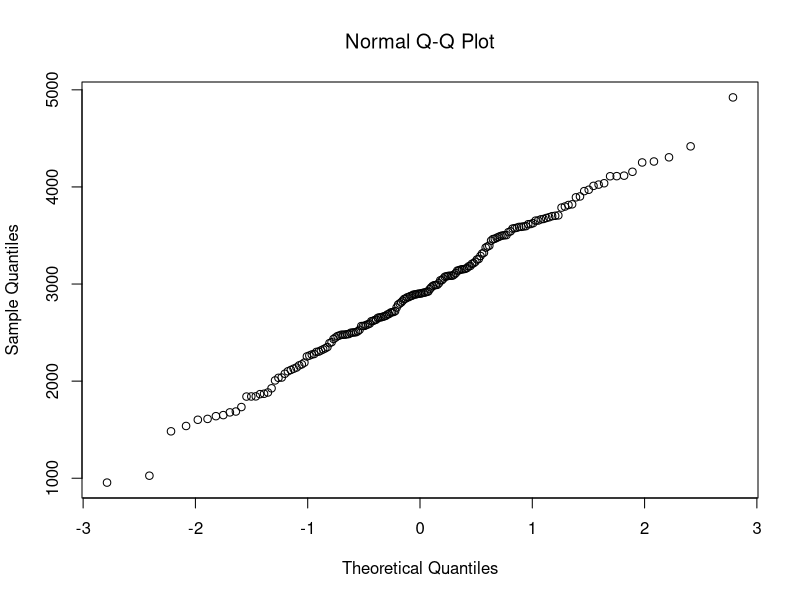
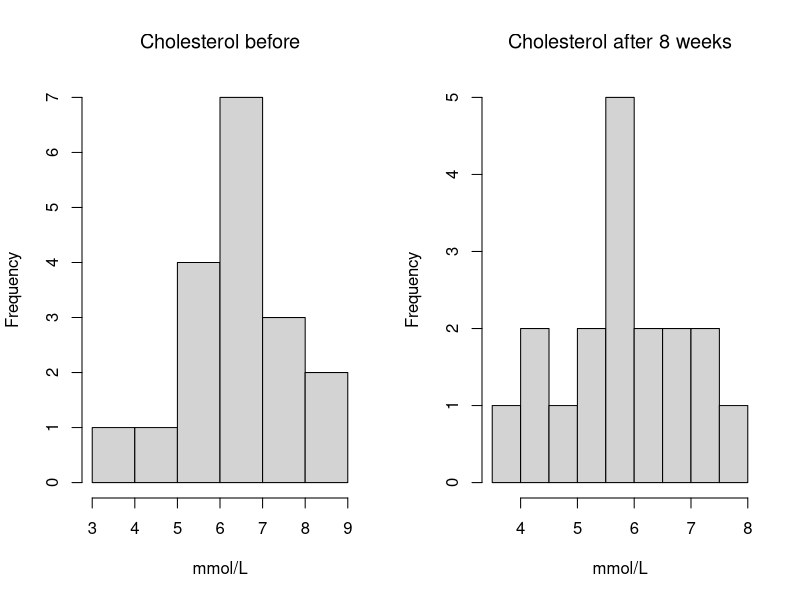
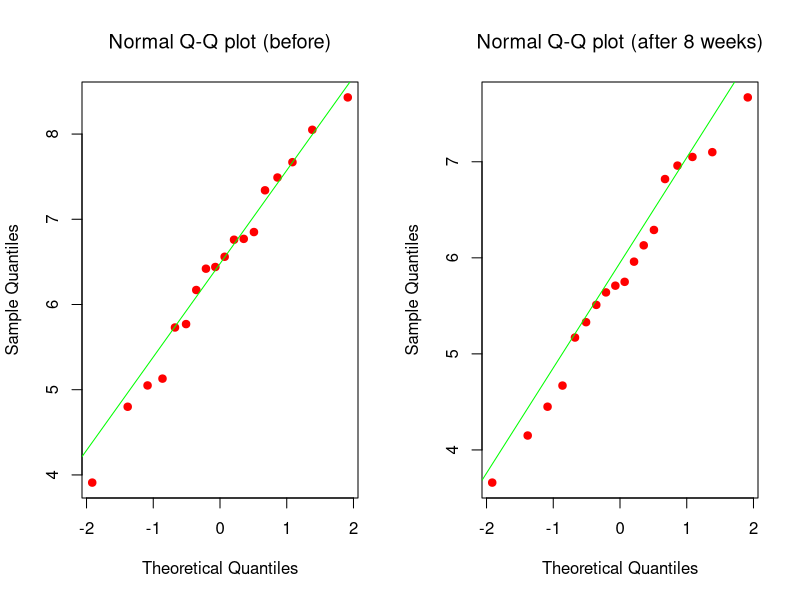
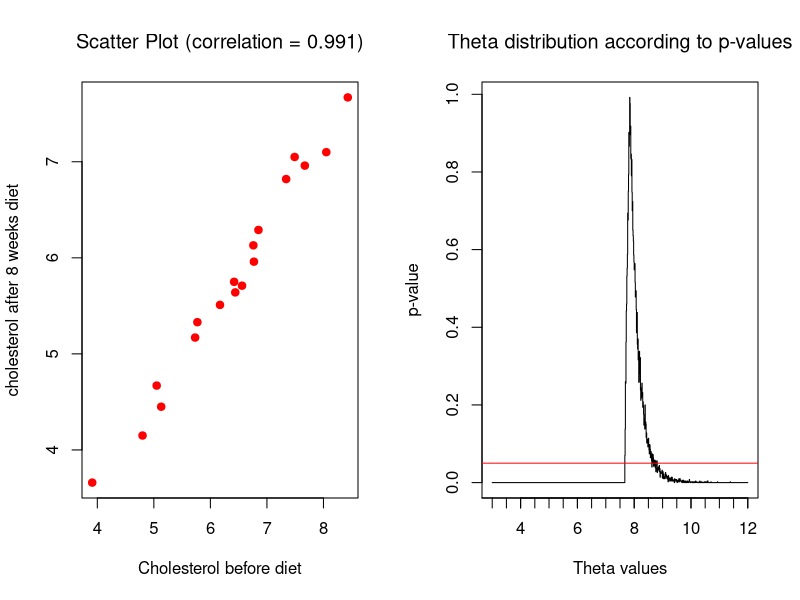
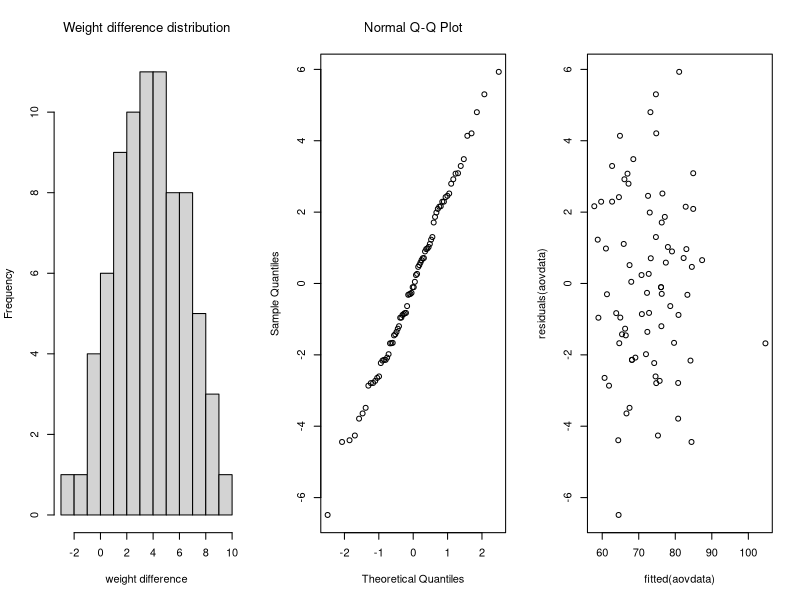
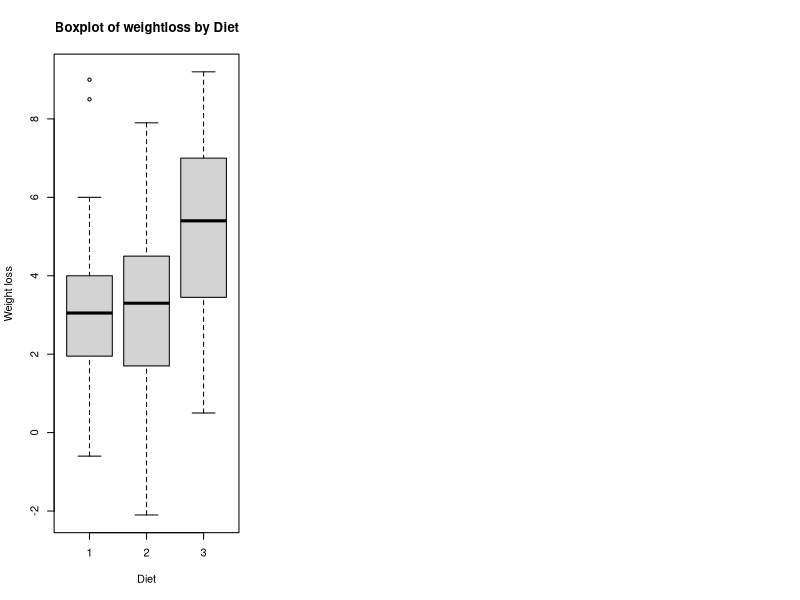
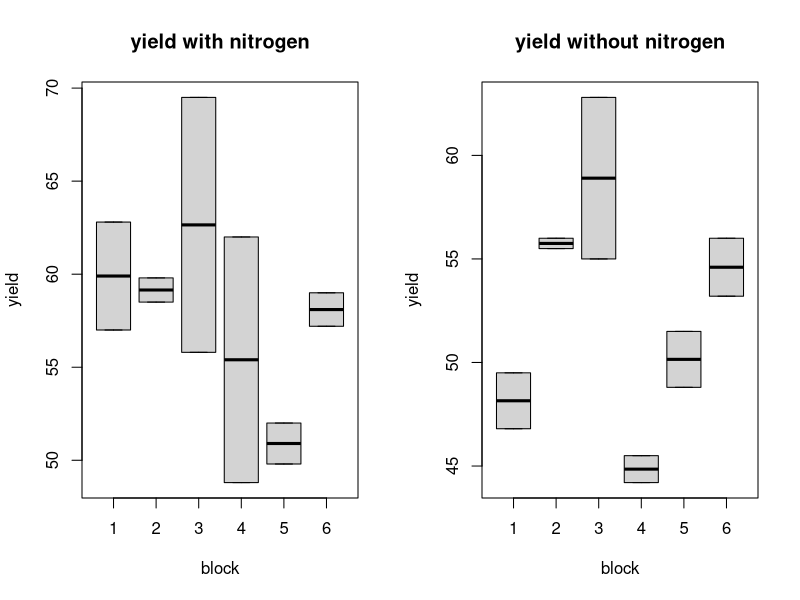
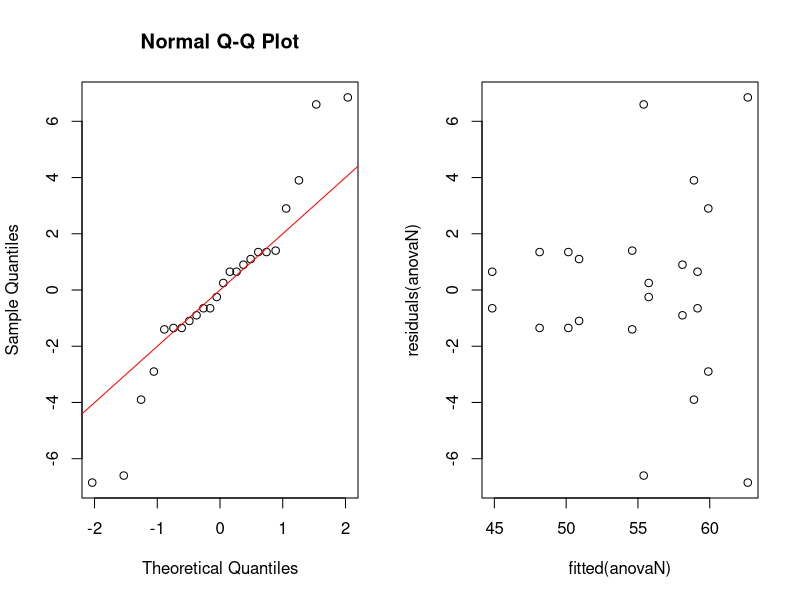

Reproduce these figures in R, in order.
## ---- chunk 1
knitr::opts_chunk$set(echo = TRUE)
## ---- chunk 2
  options(digits=4)
## ---- chunk 3
  df <- read.csv('Data/birthweight.txt')
  shapiro.test(df$birthweight)[2]
  qqnorm(df$birthweight, font.main=10)
## ---- chunk 4

  options(digits=3)
## ---- chunk 5
  n = nrow(df)
  mu = mean(df$birthweight)
  s = sd(df$birthweight)
  z_98p = 2.05
  m = z_98p*s/sqrt(n) # m = 1.96s/sqrt(n)
  bounded_CI = c(mu - m, mu + m); bounded_CI
## ---- chunk 6
  options(digits=6)
## ---- chunk 7
get_m = function(n) {
  s = sd(df$birthweight)
  z_98p = 2.05 # value from z score table for 98th percentile
  m = z_98p*s/sqrt(n)
  
  return(m)
}

for (sample_size in 1:1000) {
  lower_bound = mu - get_m(sample_size)
  upper_bound = mu + get_m(sample_size)
  CI_length = upper_bound - lower_bound
  if (CI_length <= 100) {
    break
  }
}
sample_size

# bootstrap 96%-CI:
B = 1000
Tstar = 1:B
for (i in 1:B){
  Xstar = sample(df$birthweight, replace=TRUE)
  Tstar[i] = mean(Xstar)
}
Tstar20 = quantile(Tstar, 0.020)
Tstar980 = quantile(Tstar, 0.980)
sum(Tstar<Tstar20)
## ---- chunk 8
  options(digits=8)
bootstrap_CI = c(2*mu-Tstar980,2*mu-Tstar20)
bootstrap_CI
## ---- chunk 9
t.test(df$birthweight, mu=2800, alt="g")
## ---- chunk 10
  options(digits=4)
## ---- chunk 11
# sign test
p_value = binom.test(sum(df$birthweight > 2800), length(df$birthweight), alt='g')[3]
## ---- chunk 12
sprintf(p_value, fmt = '%#.4f') 
## ---- chunk 13
B = 1000
psign = numeric(B)
pttest = numeric(B)
n = 50
for(i in 1:B) {
  x = sample(df$birthweight, n)
  psign[i] = binom.test(sum(x>2800), n, alt='g')[[3]]
  pttest[i] = t.test(x, mu=2800, alt='g')[[3]]
}
power_sign = sum(psign<0.05)/B
power_ttest = sum(pttest<0.05)/B
## ---- chunk 14
  options(digits=6)
## ---- chunk 15
c(power_sign, power_ttest)
## ---- chunk 16
n = 100
p_lower = 0.25
sample_probabilities = numeric(n)
for(i in 1:n){
  x = sample(df$birthweight, n)
  sample_probabilities[i] = sum(x < 2600)/n
}
s = sd(sample_probabilities)
p_estimate = mean(sample_probabilities)
m = p_estimate - p_lower;m 
p_upper = p_estimate + m
c(p_lower, p_estimate, p_upper)

z_alpha = m/s;z_alpha#I think this is t-value, because we don't have population standart deviation, if it is z- than this test was done with 98% confidence
## ---- chunk 17
p_val = numeric(100)
for(i in 1:100) {
  males_u2600 = 34
  females_u2600 = 28
  males_a2600 = 61
  females_a2600 = 65
  under_2600 = df$birthweight[df$birthweight < 2600]
  above_2600 = df$birthweight[df$birthweight > 2600]
  under_2600
  samples_males_u2600_i = sample(1:length(under_2600), males_u2600)
  samples_males_u2600 = under_2600[samples_males_u2600_i]
  samples_females_u2600 = under_2600[-samples_males_u2600_i]
  samples_males_a2600_i = sample(1:length(above_2600), males_a2600)
  samples_males_a2600 = above_2600[samples_males_a2600_i]
  samples_females_a2600 = above_2600[-samples_males_a2600_i]
  
  samples_males = c(samples_males_a2600, samples_males_u2600)
  samples_females = c(samples_females_a2600, samples_females_u2600)
  p_val[i] = t.test(samples_males, samples_females)[[3]]
}
## ---- chunk 18
  options(digits=4)
## ---- chunk 19
mean(p_val)
## ---- chunk 20
male_less2600 = 34
female_less2600 = 28

male_above2600 = 61
female_above2600 = 65

gender_pr_test = binom.test(x=male_above2600+male_less2600, nrow(df))
proportions_test = prop.test(c(male_above2600, female_above2600),c(male_above2600+male_less2600,female_above2600+female_less2600))
paste("p-value for testing that probability to be born female/male is equal to 0.5:", round(gender_pr_test$p.value, 3))
paste("p-value for testing whether proportions of female and male birth weights above 2600 are equal:",round(proportions_test$p.value, 3))
## ---- chunk 21
df = read.csv('Data/cholesterol.txt', header = TRUE, sep = "")
par(mfrow=c(1,2))
hist(df$Before, main = 'Cholesterol before', xlab = 'mmol/L', font.main=10)
hist(df$After8weeks, main = 'Cholesterol after 8 weeks', xlab = 'mmol/L', font.main=10)
## ---- chunk 22
par(mfrow=c(1,2))
qqnorm(df$Before, col='red', pch=19, main="Normal Q-Q plot (before)", font.main=10)
qqline(df$Before, col='green')
qqnorm(df$After8weeks, col='red', pch=19, main="Normal Q-Q plot (after 8 weeks)", font.main=10)
qqline(df$After8weeks, col='green')
## ---- chunk 23
plot(df$Before, df$After8weeks, xlab = "Cholesterol before diet",
     ylab = "cholesterol after 8 weeks diet",
     main = paste("Scatter Plot (correlation = ", round(cor(df$Before,df$After8weeks), 3),
                  collapes=")", sep=""), col='red',pch = 19, font.main=10)
## ---- chunk 24
ttest = t.test(df$Before, df$After8weeks, alt='g', paired=TRUE)
print(paste("p-value of two-paired t-test: ",round(ttest$p.value,3)))
wilcox_test = wilcox.test(df$Before, df$After8weeks, alt='g',paired = TRUE)
print(paste("p-value of two-paired Wilcoxon signed rank test: ",round(wilcox_test$p.value,3)))
## ---- chunk 25
sample_maxs <- c()
n = 1000
for (i in 1:n){
  sample_maxs[i] = max(sample(df$After8weeks, nrow(df), replace=TRUE))
}
estimated_upper_limit = mean(sample_maxs)
cat("Estimated Theta:", estimated_upper_limit, "\n") 
cat("Confidence interval:", quantile(sample_maxs, probs=c(0.025,0.975 )))
## ---- chunk 26

theta = 3.00; t=max(df$After8weeks); counter = 1;B=1000;
tstar=numeric(B); p_values = c(); thetas = c();
while (theta <= 12) {
  for (i in 1:B){
    xstar = runif(n=nrow(df), min=3, max=theta)
    tstar[i]=max(xstar)
    }
  p_left=sum(tstar<t)/B; p_right=sum(tstar>t)/B;
  p_values[counter]= 2*min(p_left,p_right)
  thetas[counter] = theta
  counter = counter + 1
  theta = theta + 0.01 #increment theta by  0.01
}
plot(x=thetas, y = p_values, type = "S", xlab = "Theta values", ylab="p-value", main = "Theta distribution according to p-values", font.main=10)
axis(1,at=seq(0,12,0.5),labels=NA)
abline(a=0.05,b=0, col='red')

df_theta = data.frame(thetas,p_values)
df_theta = dplyr::filter(df_theta, p_values > 0.05)
interval <- c(min(df_theta$theta), max(df_theta$theta))

print(interval)

## ---- chunk 27
binom.test(sum(df$After8weeks > 6), nrow(df), alt='g')

binom.test(sum(df$After8weeks > 4.5), nrow(df), alt='g', p=0.25)
## ---- chunk 28
library(dplyr)
library(multcomp)
## ---- chunk 29
data <- read.csv("Data/diet.txt",header = TRUE, sep = "")
## ---- chunk 30
aovdata = lm(preweight~weight6weeks, data=data)
par(mfrow=c(1, 3))
hist(data$preweight - data$weight6weeks, breaks=10, font.main=10, main="Weight difference distribution", xlab="weight difference")
qqnorm(residuals(aovdata), font.main=10)
plot(fitted(aovdata),residuals(aovdata), font.main=10)

t.test(data$preweight, data$weight6weeks, paired=TRUE)
## ---- chunk 31
model_b <- aov(preweight - weight6weeks ~ diet, data=data)
summary(model_b)

boxplot((preweight-weight6weeks) ~ diet, data = data, xlab = "Diet", ylab = "Weight loss", main = "Boxplot of weightloss by Diet")
## ---- chunk 32
data$gender = as.factor(data$gender)
data$diet =  as.factor(data$diet)

model_c <- lm(preweight - weight6weeks ~ diet * gender, data = data)
anova(model_c)

## ---- chunk 33
diet_1 = filter(data, diet==1) 
diet_2 = filter(data, diet==2) 
diet_3 = filter(data, diet==3)

avg_loss_diet_1 = mean(diet_1$preweight) - mean(diet_1$weight6weeks)
avg_loss_diet_2 = mean(diet_2$preweight) - mean(diet_2$weight6weeks)
avg_loss_diet_3 = mean(diet_3$preweight) - mean(diet_3$weight6weeks)

diet_1_predicted = mean(diet_1$preweight) - avg_loss_diet_1; diet_1_predicted
diet_2_predicted = mean(diet_2$preweight) - avg_loss_diet_2; diet_2_predicted
diet_3_predicted = mean(diet_3$preweight) - avg_loss_diet_3; diet_3_predicted
## ---- chunk 34
I=6; J=3; N=2
rbind(rep(1:I,each=N*J),rep(1:J,N*I),sample(1:(N*I*J)))

#I think this is correct:
I=3; B=6; N=2
for (i in 1:B) print(sample(1:(N*I)))
#interpretation: rows correspond to blocks, columns correspond 2 repretitions of fertilizers (N,P,K,N,P,K), cells experimental units.

#For block 1 assign unit 3 to treatment 1, unit 1 to treatment 2, etc., for block
#2 assign unit 4 to treatment 1, unit 3 to treatment 2, etc.

## ---- chunk 35
df = MASS::npk
df_nitrogen = dplyr::filter(df, N == 1)
df_no_nitrogen =  dplyr::filter(df, N == 0)
par(mfrow=c(1,2))
boxplot(yield ~ block, data=df_nitrogen, main="yield with nitrogen"); boxplot(yield ~ block, data=df_no_nitrogen, main='yield without nitrogen')
## ---- chunk 36
df$block = as.factor(df$block)
df$N = as.factor(df$N)
anovaN = lm(yield ~ block * N,data=df);anova(anovaN)

par(mfrow=c(1,2))
qqnorm(residuals(anovaN));qqline(residuals(anovaN),col='red') ;plot(fitted(anovaN),residuals(anovaN))


## ---- chunk 37
additive_model = lm(yield ~ block + N,data=df);anova(additive_model)

## ---- chunk 38
par(mfrow=c(1,2))
interaction.plot(df$block,df$N,df$yield, trace.label='Nitrogen',xlab='block',ylab='yield')
interaction.plot(df$N, df$block, df$yield, trace.label='Block', xlab='nitrogen', ylab='yield')
## ---- chunk 39
df$K = as.factor(df$K)
df$P = as.factor(df$P)
model_a = lm(yield ~ N + P + block*K, data=df); anova(model_a)
model_b = lm(yield ~ N + K + block*P, data=df); anova(model_b)
model_c = lm(yield ~ K + P + block*N, data=df); anova(model_c)
model_d = lm(yield ~ N + K + P + block, data=df); anova(model_d)
## ---- chunk 40
library(lme4)
yieldlmer=lmer(yield~N+P+K+(1|block),REML=FALSE,data=df); summary(yieldlmer)
yieldlmer1=lmer(yield~(1|block),REML=FALSE,data=df)
anova(yieldlmer1,yieldlmer)
